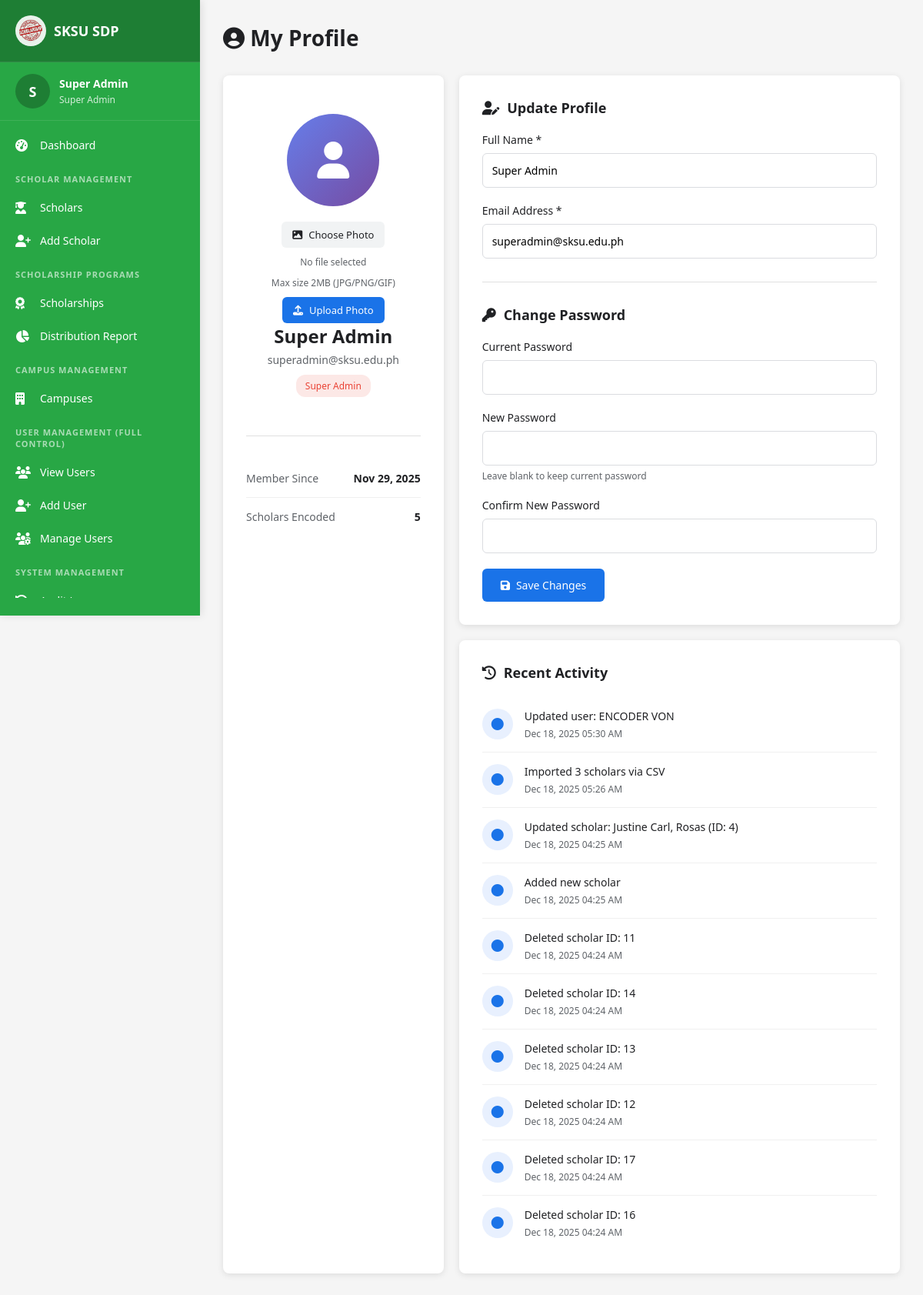
/Admin/profile.php (signed in), run on the app's committed database.
### tables this page shows
CREATE TABLE `users` (
  `id` int(11) NOT NULL,
  `name` varchar(150) DEFAULT NULL,
  `email` varchar(150) DEFAULT NULL,
    `password` varchar(255) DEFAULT NULL,
    `profile_photo` varchar(255) DEFAULT NULL,
  `role` enum('super_admin','admin','encoder') NOT NULL,
  `created_at` timestamp NOT NULL DEFAULT current_timestamp()
);

CREATE TABLE `audit_logs` (
  `id` int(11) NOT NULL,
  `user_id` int(11) DEFAULT NULL,
  `action` varchar(255) DEFAULT NULL,
  `details` text DEFAULT NULL,
  `created_at` timestamp NOT NULL DEFAULT current_timestamp()
);

### Admin/profile.php (the view, shortened to what this page needs)
<?php
include '../conn.php';
$user_id = $_SESSION['user_id'];
$stmt = $conn->prepare("SELECT * FROM users WHERE id = ?");
$stmt->bind_param("i", $user_id);
$stmt->execute();
$user = $stmt->get_result()->fetch_assoc();
$profile_photo = isset($user['profile_photo']) ? $user['profile_photo'] : '';
$activity_query = "SELECT action, created_at FROM audit_logs WHERE user_id = ? ORDER BY created_at DESC LIMIT 10";
$stmt = $conn->prepare($activity_query);
$stmt->bind_param("i", $user_id);
$stmt->execute();
$activities = $stmt->get_result();
$stats = [];
if ($_SESSION['role'] == 'encoder' || $_SESSION['role'] == 'admin' || $_SESSION['role'] == 'super_admin') {
    $stats_query = "SELECT COUNT(*) as count FROM scholars WHERE encoded_by = ?";
    $stmt = $conn->prepare($stats_query);
    $stmt->bind_param("i", $user_id);
    $stmt->execute();
    $stats['scholars_encoded'] = $stmt->get_result()->fetch_assoc()['count'];
}
?>
<!DOCTYPE html>
<html lang="en">
<head>
    <link rel="stylesheet" href="https://cdnjs.cloudflare.com/ajax/libs/font-awesome/6.4.0/css/all.min.css">
</head>
<body>
    <?php
    if ($_SESSION['role'] == 'super_admin') {
        include '../sidebars/superadminSB.php';
    } elseif ($_SESSION['role'] == 'admin') {
        include '../sidebars/adminSB.php';
    } else {
        include '../sidebars/encoderSB.php';
    }
    ?>
    <div class="main-content">
        <div class="page-header">
            <h1><i class="fas fa-user-circle"></i> My Profile</h1>
        </div>
        <div class="profile-grid">
            <div class="card">
                <div class="profile-header">
                    <div class="profile-avatar">
                        <?php if (!empty($profile_photo)): ?>
                            <img src="../<?php echo htmlspecialchars($profile_photo); ?>" alt="Profile Photo">
                        <?php else: ?>
                            <i class="fas fa-user"></i>
                        <?php endif; ?>
                    </div>
                    <form class="photo-form" method="POST" action="" enctype="multipart/form-data">
                        <label class="photo-label" for="profile_photo">
                            <i class="fas fa-image"></i> Choose Photo
                        </label>
                        <span class="photo-filename" id="photo_filename">No file selected</span>
                        <span class="photo-hint">Max size 2MB (JPG/PNG/GIF)</span>
                        <button type="submit" class="btn btn-primary btn-sm">
                            <i class="fas fa-upload"></i> Upload Photo
                        </button>
                    </form>
                    <h2><?php echo htmlspecialchars($user['name']); ?></h2>
                    <p><?php echo htmlspecialchars($user['email']); ?></p>
                    <?php if ($user['role'] == 'super_admin'): ?>
                        <span class="badge badge-super">Super Admin</span>
                    <?php elseif ($user['role'] == 'admin'): ?>
                        <span class="badge badge-admin">Admin</span>
                    <?php else: ?>
                        <span class="badge badge-encoder">Encoder</span>
                    <?php endif; ?>
                </div>
                <div class="profile-stats">
                    <div class="stat-item">
                        <span class="stat-label">Member Since</span>
                        <span class="stat-value"><?php echo date('M d, Y', strtotime($user['created_at'])); ?></span>
                    </div>
                    <?php if (isset($stats['scholars_encoded'])): ?>
                        <div class="stat-item">
                            <span class="stat-label">Scholars Encoded</span>
                            <span class="stat-value"><?php echo number_format($stats['scholars_encoded']); ?></span>
                        </div>
                    <?php endif; ?>
                </div>
            </div>
            <div>
                <div class="card" style="margin-bottom: 20px;">
                    <h3><i class="fas fa-user-edit"></i> Update Profile</h3>
                    <form method="POST" action="">
                        <div class="form-group">
                            <label for="name">Full Name *</label>
                            <input type="text" id="name" name="name" value="<?php echo htmlspecialchars($user['name']); ?>" required>
                        </div>
                        <div class="form-group">
                            <label for="email">Email Address *</label>
                            <input type="email" id="email" name="email" value="<?php echo htmlspecialchars($user['email']); ?>" required>
                        </div>
                        <hr style="margin: 30px 0; border: none; border-top: 1px solid #e0e0e0;">
                        <h3 style="margin-bottom: 20px;"><i class="fas fa-key"></i> Change Password</h3>
                        <div class="form-group">
                            <label for="current_password">Current Password</label>
                            <input type="password" id="current_password" name="current_password">
                        </div>
                        <div class="form-group">
                            <label for="new_password">New Password</label>
                            <input type="password" id="new_password" name="new_password">
                            <small>Leave blank to keep current password</small>
                        </div>
                        <div class="form-group">
                            <label for="confirm_password">Confirm New Password</label>
            <input type="password" id="confirm_password" name="confirm_password">
                        </div>
                        <button type="submit" class="btn btn-primary">
                            <i class="fas fa-save"></i> Save Changes
                        </button>
                    </form>
                </div>
                <div class="card">
                    <h3><i class="fas fa-history"></i> Recent Activity</h3>
                    <ul class="activity-list">
                        <?php if ($activities->num_rows > 0): ?>
                            <?php while ($activity = $activities->fetch_assoc()): ?>
                                <li class="activity-item">
                                    <div class="activity-icon">
                                        <i class="fas fa-circle"></i>
                                    </div>
                                    <div class="activity-details">
                                        <div class="activity-action"><?php echo htmlspecialchars($activity['action']); ?></div>
                                        <div class="activity-time"><?php echo date('M d, Y h:i A', strtotime($activity['created_at'])); ?></div>
                                    </div>
                                </li>
                            <?php endwhile; ?>
                        <?php endif; ?>
                    </ul>
                </div>
            </div>
        </div>
    </div>
</body>
</html>

### Admin/profile.php (style rules this page uses)
* { margin: 0; padding: 0; box-sizing: border-box; font-family: 'Segoe UI', Tahoma, Geneva, Verdana, sans-serif; }
body { background-color: #f5f5f5; }
.main-content { margin-left: 260px; padding: 30px; min-height: 100vh; }
.page-header { margin-bottom: 30px; }
.page-header h1 { font-size: 28px; color: #202124; }
.profile-grid { display: grid; grid-template-columns: 1fr 2fr; gap: 20px; margin-bottom: 20px; }
.card { background: white; border-radius: 8px; box-shadow: 0 2px 8px rgba(0, 0, 0, 0.1); padding: 30px; }
.profile-header { text-align: center; padding: 20px 0; }
.profile-avatar { width: 120px; height: 120px; background: linear-gradient(135deg, #667eea 0%, #764ba2 100%); border-radius: 50%; display: flex; align-items: center; justify-content: center; margin: 0 auto 20px; font-size: 48px; color: white; }
.profile-header h2 { font-size: 24px; color: #202124; margin-bottom: 5px; }
.profile-header p { color: #5f6368; font-size: 14px; }
.badge { display: inline-block; padding: 6px 12px; border-radius: 12px; font-size: 12px; font-weight: 500; margin-top: 10px; }
.badge-super { background: #fce8e6; color: #ea4335; }
.profile-stats { margin-top: 30px; padding-top: 30px; border-top: 1px solid #e0e0e0; }
.stat-item { display: flex; justify-content: space-between; padding: 15px 0; border-bottom: 1px solid #f0f0f0; }
.stat-item:last-child { border-bottom: none; }
.stat-label { color: #5f6368; font-size: 14px; }
.stat-value { color: #202124; font-weight: 600; font-size: 14px; }
.card h3 { font-size: 18px; color: #202124; margin-bottom: 20px; display: flex; align-items: center; gap: 10px; }
.form-group { margin-bottom: 20px; }
.form-group label { display: block; margin-bottom: 8px; color: #202124; font-weight: 500; font-size: 14px; }
.form-group input { width: 100%; padding: 12px; border: 1px solid #dadce0; border-radius: 6px; font-size: 14px; transition: border-color 0.3s ease; }
.form-group small { display: block; margin-top: 5px; color: #5f6368; font-size: 12px; }
.btn { padding: 12px 24px; border-radius: 6px; text-decoration: none; font-weight: 500; transition: all 0.3s ease; border: none; cursor: pointer; font-size: 14px; display: inline-flex; align-items: center; gap: 8px; }
.btn-sm { padding: 8px 14px; font-size: 13px; }
.btn-primary { background: #1a73e8; color: white; }
.activity-list { list-style: none; }
.activity-item { padding: 15px 0; border-bottom: 1px solid #f0f0f0; display: flex; gap: 15px; }
.activity-item:last-child { border-bottom: none; }
.activity-icon { width: 40px; height: 40px; background: #e8f0fe; border-radius: 50%; display: flex; align-items: center; justify-content: center; color: #1a73e8; flex-shrink: 0; }
.activity-details { flex: 1; }
.activity-action { font-size: 14px; color: #202124; margin-bottom: 5px; }
.activity-time { font-size: 12px; color: #5f6368; }
.photo-form { margin-top: 10px; display: flex; flex-direction: column; gap: 10px; align-items: center; }
.photo-label { display: inline-flex; align-items: center; gap: 8px; padding: 8px 14px; border-radius: 6px; background: #f1f3f4; color: #202124; font-size: 13px; cursor: pointer; transition: background 0.2s ease; }
.photo-filename { font-size: 12px; color: #5f6368; }
.photo-hint { font-size: 12px; color: #5f6368; }

### sidebars/superadminSB.php (style rules this page uses)
:root { --sidebar-bg: #28a745; --sidebar-hover: #218838; --sidebar-active: #1e7e34; --sidebar-text: #ffffff; --sidebar-width: 260px; }

### data on the page
users: name "Super Admin", email "superadmin@sksu.edu.ph", created_at "Nov 29, 2025"
audit_logs: action "Updated user: ENCODER VON", created_at "Dec 18, 2025 05:30 AM"
audit_logs: action "Imported 3 scholars via CSV", created_at "Dec 18, 2025 05:26 AM"
audit_logs: action "Updated scholar: Justine Carl, Rosas (ID: 4)", created_at "Dec 18, 2025 04:25 AM"
audit_logs: action "Added new scholar", created_at "Dec 18, 2025 04:25 AM"
audit_logs: action "Deleted scholar ID: 11", created_at "Dec 18, 2025 04:24 AM"
audit_logs: action "Deleted scholar ID: 14", created_at "Dec 18, 2025 04:24 AM"
audit_logs: action "Deleted scholar ID: 13", created_at "Dec 18, 2025 04:24 AM"
audit_logs: action "Deleted scholar ID: 12", created_at "Dec 18, 2025 04:24 AM"
audit_logs: action "Deleted scholar ID: 17", created_at "Dec 18, 2025 04:24 AM"
audit_logs: action "Deleted scholar ID: 16", created_at "Dec 18, 2025 04:24 AM"

### other printed values
substr($_SESSION['name'], 0, 1) "S"
$_SESSION['name'] "Super Admin"
$stats['scholars_encoded'] "5"
